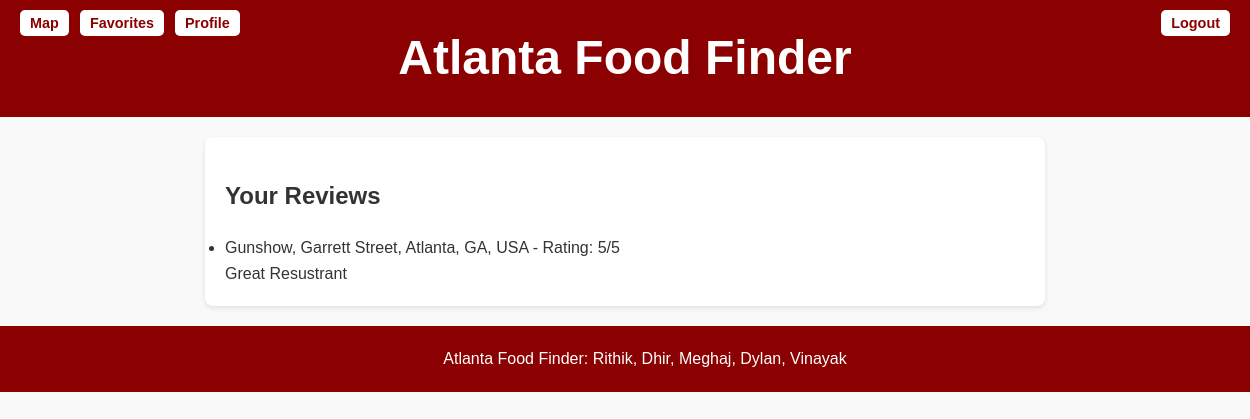
The app's page /users/list-reviews/ (signed in), older data.
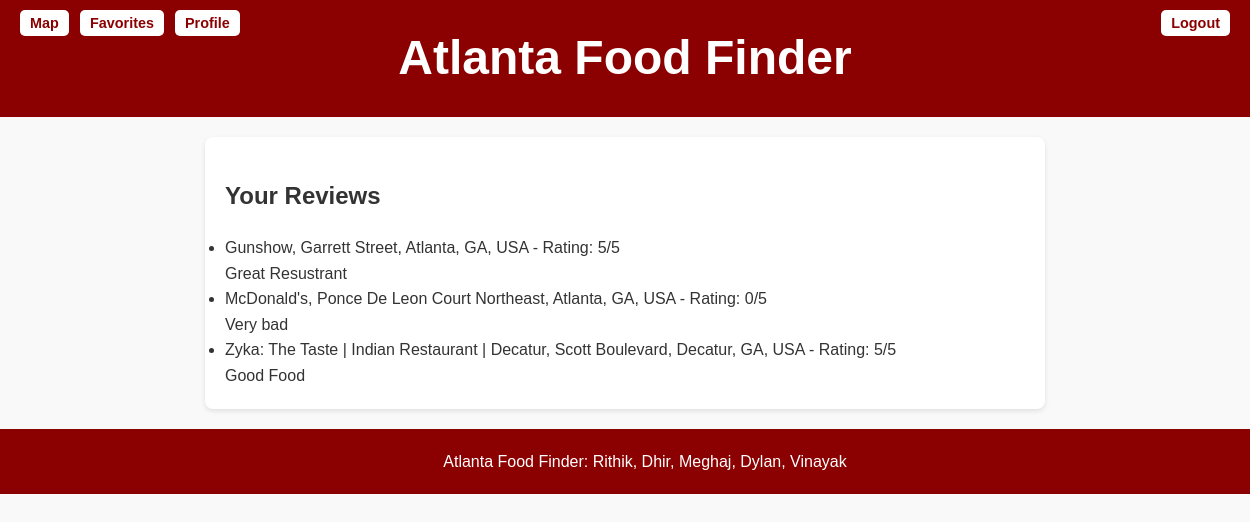
The same page, newer data.
### users/models.py (models this page shows, shortened)
class Review(models.Model):
    user = models.ForeignKey(User, on_delete=models.CASCADE)
    restaurant_name = models.CharField(max_length=255)
    rating = models.PositiveIntegerField(default=5, choices=[(i, i) for i in range(0, 6)])  # Rating from 1 to 5
    review_text = models.TextField()

### users/views.py (the view)
# urls.py: path('list-reviews/', views.list_reviews, name='list_reviews'),
@login_required
def list_reviews(request):
    reviews = Review.objects.filter(user=request.user)
    return render(request, 'users/list_reviews.html', {'reviews': reviews})

### users/templates/users/list_reviews.html
{% extends "users/base.html" %}
{% block content %}
    <h2>Your Reviews</h2>
    <ul>
        {% for review in reviews %}
            <li>{{ review.restaurant_name }} - Rating: {{ review.rating }}/5
                <br>{{ review.review_text }}</li>
        {% empty %}
            <li>No reviews added yet.</li>
        {% endfor %}
    </ul>
{% endblock %}

Row changes from the older to the newer data that the page shows:
added Review: restaurant_name "McDonald's, Ponce De Leon Court Northeast, Atlanta, GA, USA", rating "0", review_text "Very bad"
added Review: restaurant_name "Zyka: The Taste | Indian Restaurant | Decatur, Scott Boulevard, Decatur, GA, USA", rating "5", review_text "Good Food"
